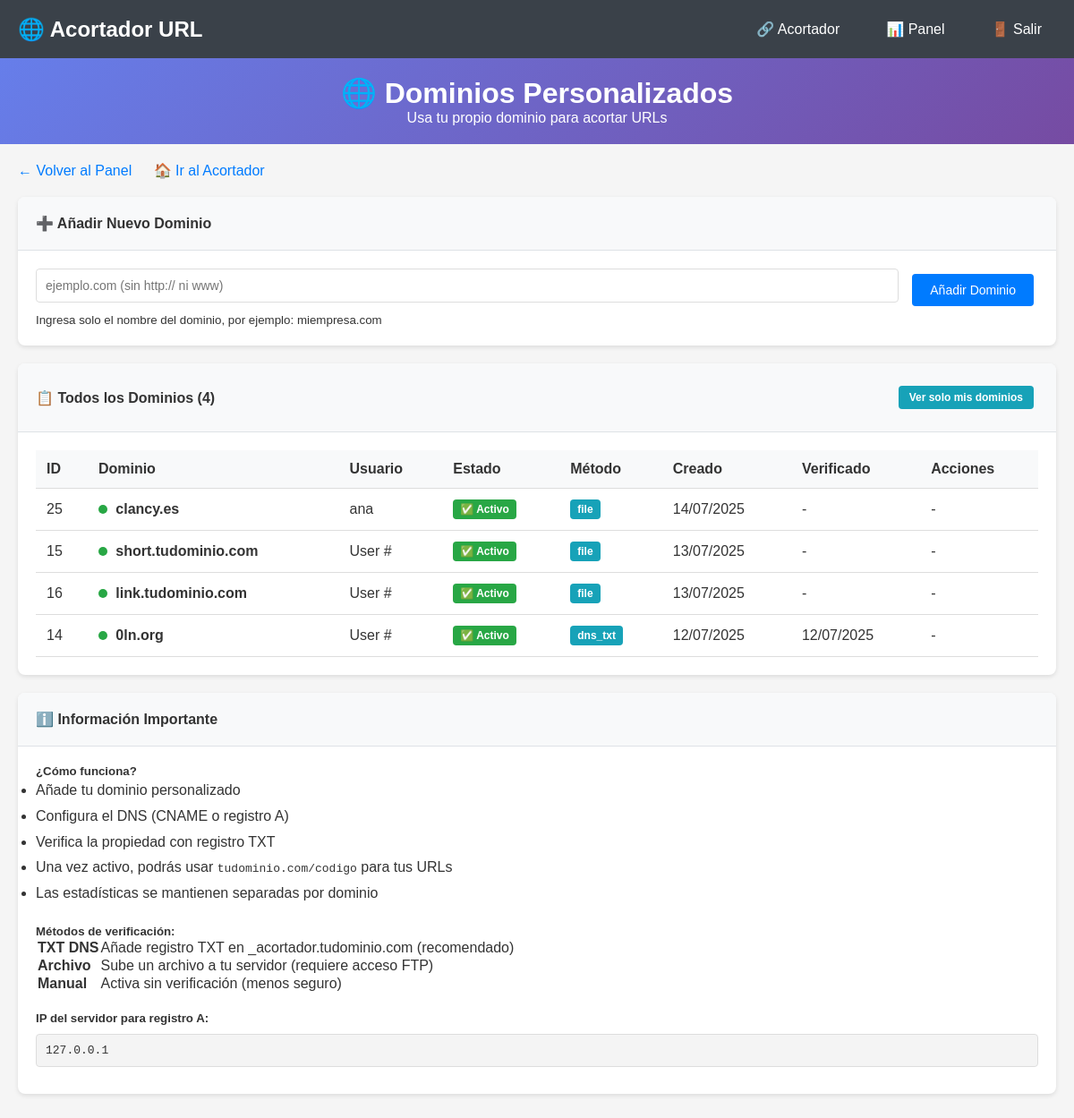
Page /admin/dominios.php?show_all=1 (signed in) on the earlier database version.
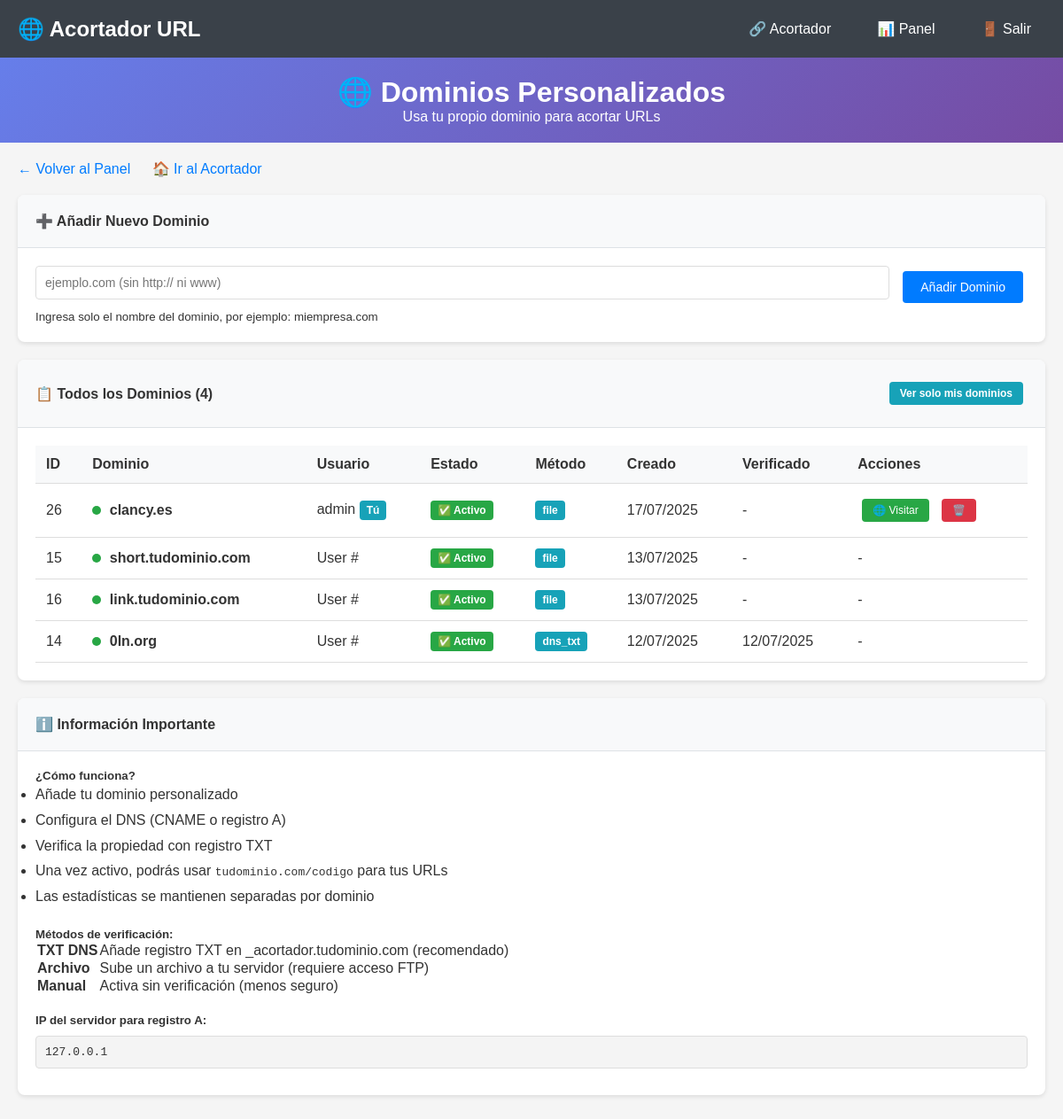
Same page on the later database version.
### tables this page shows
CREATE TABLE `custom_domains` (
  `id` int NOT NULL,
  `user_id` int DEFAULT NULL,
  `domain` varchar(255) NOT NULL,
  `status` enum('pending','active','inactive') DEFAULT 'pending',
  `verification_token` varchar(64) DEFAULT NULL,
  `verified_at` timestamp NULL DEFAULT NULL,
  `created_at` timestamp NULL DEFAULT CURRENT_TIMESTAMP,
  `updated_at` timestamp NULL DEFAULT CURRENT_TIMESTAMP ON UPDATE CURRENT_TIMESTAMP,
  `ssl_enabled` tinyint(1) DEFAULT '0',
  `verification_method` varchar(50) DEFAULT NULL
);

CREATE TABLE `users` (
  `id` int NOT NULL,
  `username` varchar(50) NOT NULL,
  `email` varchar(100) NOT NULL,
  `password` varchar(255) NOT NULL,
  `full_name` varchar(100) NOT NULL,
  `status` enum('active','banned','pending') DEFAULT 'active',
  `role` enum('user','admin') DEFAULT 'user',
  `created_at` timestamp NULL DEFAULT CURRENT_TIMESTAMP,
  `updated_at` timestamp NULL DEFAULT CURRENT_TIMESTAMP ON UPDATE CURRENT_TIMESTAMP,
  `last_login` timestamp NULL DEFAULT NULL,
  `email_verified` tinyint(1) DEFAULT '0',
  `verification_token` varchar(255) DEFAULT NULL,
  `password_reset_token` varchar(255) DEFAULT NULL,
  `password_reset_expires` timestamp NULL DEFAULT NULL,
  `banned_reason` text,
  `banned_at` timestamp NULL DEFAULT NULL,
  `banned_by` int DEFAULT NULL,
  `failed_login_attempts` int DEFAULT '0',
  `locked_until` timestamp NULL DEFAULT NULL,
  `is_active` tinyint(1) DEFAULT '1'
);

### admin/dominios.php (the view, shortened to what this page needs)
<?php
$user_id = $_SESSION['user_id'];
$is_admin = ($_SESSION['role'] === 'admin');
try {
    $db = new PDO("mysql:host=" . DB_HOST . ";dbname=" . DB_NAME, DB_USER, DB_PASS);
    $db->setAttribute(PDO::ATTR_ERRMODE, PDO::ERRMODE_EXCEPTION);
} catch(PDOException $e) {
    die("Error de conexión: " . $e->getMessage());
}
$showing_all = false;
if ($is_admin && isset($_GET['show_all'])) {
    $stmt = $db->query("
        SELECT cd.*, u.username
        FROM custom_domains cd
        LEFT JOIN users u ON cd.user_id = u.id
        ORDER BY cd.created_at DESC
    ");
    $showing_all = true;
} else {
    $stmt = $db->prepare("SELECT * FROM custom_domains WHERE user_id = ? ORDER BY created_at DESC");
    $stmt->execute([$user_id]);
}
$domains = $stmt->fetchAll();
?>
<!DOCTYPE html>
<html lang="es">
<head>
</head>
<body>
    <div class="simple-menu">
        <div class="simple-menu-container">
            <div class="menu-title">
                🌐 Acortador URL
            </div>
            <div class="menu-links">
                <a href="../">🔗 Acortador</a>
                <a href="panel_simple.php">📊 Panel</a>
                <a href="logout.php">🚪 Salir</a>
            </div>
        </div>
    </div>
    <div class="header">
        <h1>🌐 Dominios Personalizados</h1>
        <p>Usa tu propio dominio para acortar URLs</p>
    </div>
    <div class="container">
        <div class="back-links">
            <a href="panel_simple.php">← Volver al Panel</a>
            <a href="../">🏠 Ir al Acortador</a>
        </div>
        <div class="card">
            <div class="card-header">
                ➕ Añadir Nuevo Dominio
            </div>
            <div class="card-body">
                <form method="POST" class="form-inline">
                    <input type="text" name="domain" class="form-control" style="flex: 1;"
                           placeholder="ejemplo.com (sin http:// ni www)" required>
                    <button type="submit" class="btn btn-primary">
                        <i class="bi bi-plus-circle"></i> Añadir Dominio
                    </button>
                </form>
                <small class="text-muted">Ingresa solo el nombre del dominio, por ejemplo: miempresa.com</small>
            </div>
        </div>
        <div class="card">
            <div class="card-header">
                <div>
                    📋 <?php echo $showing_all ? 'Todos los Dominios' : 'Mis Dominios'; ?> (<?php echo count($domains); ?>)
                </div>
                <?php if ($is_admin): ?>
                    <div class="view-toggle">
                        <?php if ($showing_all): ?>
                            <a href="?" class="btn btn-sm btn-info">Ver solo mis dominios</a>
                        <?php else: ?>
                            <a href="?show_all=1" class="btn btn-sm btn-info">Ver todos los dominios</a>
                        <?php endif; ?>
                    </div>
                <?php endif; ?>
            </div>
            <div class="card-body">
                <?php if (empty($domains)): ?>
                    <p style="text-align: center; color: #666; padding: 40px;">
                        <?php echo $showing_all ? 'No hay dominios configurados en el sistema.' : 'No tienes dominios personalizados configurados.'; ?>
                    </p>
                    <div class="alert-help">
                        <h5>🚀 ¿Cómo empezar?</h5>
                        <ol>
                            <li>Añade tu dominio usando el formulario de arriba</li>
                            <li>Configura el DNS de tu dominio para que apunte a nuestro servidor</li>
                            <li>Añade el registro TXT para verificar la propiedad</li>
                            <li>¡Listo! Ya puedes crear URLs con tu dominio</li>
                        </ol>
                    </div>
                <?php else: ?>
                    <div style="overflow-x: auto;">
                        <table class="domain-table">
                            <thead>
                                <tr>
                                    <th>ID</th>
                                    <th>Dominio</th>
                                    <?php if ($is_admin && $showing_all): ?>
                                    <th>Usuario</th>
                                    <?php endif; ?>
                                    <th>Estado</th>
                                    <th>Método</th>
                                    <th>Creado</th>
                                    <th>Verificado</th>
                                    <th>Acciones</th>
                                </tr>
                            </thead>
                            <tbody>
                                <?php foreach ($domains as $domain): ?>
                                <?php
                                $is_my_domain = ($domain['user_id'] == $user_id);
                                ?>
                                <tr id="domain-<?php echo $domain['id']; ?>">
                                    <td><?php echo $domain['id']; ?></td>
                                    <td>
                                        <strong>
                                            <span class="status-indicator status-<?php echo $domain['status']; ?>"></span>
                                            <?php echo htmlspecialchars($domain['domain']); ?>
                                        </strong>
                                    </td>
                                    <?php if ($is_admin && $showing_all): ?>
                                    <td>
                                        <?php echo htmlspecialchars($domain['username'] ?? 'User #' . $domain['user_id']); ?>
                                        <?php if ($is_my_domain): ?>
                                            <span class="badge badge-info">Tú</span>
                                        <?php endif; ?>
                                    </td>
                                    <?php endif; ?>
                                    <td>
                                        <?php if ($domain['status'] === 'active'): ?>
                                            <span class="badge badge-success">✅ Activo</span>
                                        <?php elseif ($domain['status'] === 'pending'): ?>
                                            <span class="badge badge-warning">⏳ Pendiente</span>
                                        <?php else: ?>
                                            <span class="badge badge-danger">❌ Inactivo</span>
                                        <?php endif; ?>
                                    </td>
                                    <td>
                                        <span class="badge badge-info">
                                            <?php echo $domain['verification_method'] ?? 'file'; ?>
                                        </span>
                                    </td>
                                    <td><?php echo date('d/m/Y', strtotime($domain['created_at'])); ?></td>
                                    <td>
                                        <?php echo $domain['verified_at'] ? date('d/m/Y', strtotime($domain['verified_at'])) : '-'; ?>
                                    </td>
                                    <td>
                                        <?php if ($is_my_domain): ?>
                                            <?php if ($domain['status'] === 'pending'): ?>
                                                <button onclick="toggleInstructions(<?php echo $domain['id']; ?>)"
                                                        class="btn btn-sm btn-info">
                                                    📋 Instrucciones
                                                </button>
                                                <button onclick="verificarDominio(<?php echo $domain['id']; ?>)"
                                                        class="btn btn-sm btn-success"
                                                        id="verify-btn-<?php echo $domain['id']; ?>">
                                                    🔍 Verificar
                                                </button>
                                                <form method="POST" style="display: inline;">
                                                    <input type="hidden" name="verify_manual" value="1">
                                                    <input type="hidden" name="domain_id" value="<?php echo $domain['id']; ?>">
                                                    <button type="submit" class="btn btn-sm btn-warning"
                                                            title="Activar sin verificación">
                                                        ⚡ Activar
                                                    </button>
                                                </form>
                                            <?php else: ?>
                                                <a href="http://<?php echo $domain['domain']; ?>"
                                                   target="_blank"
                                                   class="btn btn-sm btn-success">
                                                    🌐 Visitar
                                                </a>
                                            <?php endif; ?>
                                            <form method="POST" style="display: inline;"
                                                  onsubmit="return confirm('¿Estás seguro de eliminar el dominio <?php echo htmlspecialchars($domain['domain']); ?>?\n\nEsta acción no se puede deshacer.');">
                                                <button type="submit" class="btn btn-sm btn-danger"
                                                        title="Eliminar dominio">
                                                    🗑️
                                                </button>
                                            </form>
                                        <?php else: ?>
                                            <span class="text-muted">-</span>
                                        <?php endif; ?>
                                    </td>
                                </tr>
                                <?php endforeach; ?>
                            </tbody>
                        </table>
                    </div>
                <?php endif; ?>
            </div>
        </div>
        <div class="card">
            <div class="card-header">
                ℹ️ Información Importante
            </div>
            <div class="card-body">
                <h5>¿Cómo funciona?</h5>
                <ul style="line-height: 1.8;">
                    <li>Añade tu dominio personalizado</li>
                    <li>Configura el DNS (CNAME o registro A)</li>
                    <li>Verifica la propiedad con registro TXT</li>
                    <li>Una vez activo, podrás usar <code>tudominio.com/codigo</code> para tus URLs</li>
                    <li>Las estadísticas se mantienen separadas por dominio</li>
                </ul>
                <h5 style="margin-top: 20px;">Métodos de verificación:</h5>
                <table class="table table-sm">
                    <tr>
                        <td><strong>TXT DNS</strong></td>
                        <td>Añade registro TXT en _acortador.tudominio.com (recomendado)</td>
                    </tr>
                    <tr>
                        <td><strong>Archivo</strong></td>
                        <td>Sube un archivo a tu servidor (requiere acceso FTP)</td>
                    </tr>
                    <tr>
                        <td><strong>Manual</strong></td>
                        <td>Activa sin verificación (menos seguro)</td>
                    </tr>
                </table>
                <h5 style="margin-top: 20px;">IP del servidor para registro A:</h5>
                <div class="code">
                    <?php echo $_SERVER['SERVER_ADDR'] ?? gethostbyname($_SERVER['SERVER_NAME']) ?? 'Consulta con tu proveedor de hosting'; ?>
                </div>
            </div>
        </div>
    </div>
</body>
</html>

### admin/dominios.php (style rules this page uses)
* { margin: 0; padding: 0; box-sizing: border-box; }
body { font-family: Arial, sans-serif; background: #f5f5f5; color: #333; }
.header { background: linear-gradient(135deg, #667eea 0%, #764ba2 100%); color: white; padding: 20px; text-align: center; }
.header h1 { margin: 0; }
.container { max-width: 1200px; margin: 0 auto; padding: 20px; }
.card { background: white; border-radius: 8px; box-shadow: 0 2px 5px rgba(0,0,0,0.1); margin-bottom: 20px; overflow: hidden; }
.card-header { background: #f8f9fa; padding: 20px; border-bottom: 1px solid #dee2e6; font-weight: bold; display: flex; justify-content: space-between; align-items: center; }
.card-body { padding: 20px; }
.btn { padding: 10px 20px; border: none; border-radius: 4px; cursor: pointer; text-decoration: none; display: inline-block; margin: 5px; font-size: 14px; }
.btn-sm { padding: 6px 12px; font-size: 12px; }
.btn-primary { background: #007bff; color: white; }
.btn-success { background: #28a745; color: white; }
.btn-danger { background: #dc3545; color: white; }
.btn-info { background: #17a2b8; color: white; }
.form-control { width: 100%; padding: 10px; border: 1px solid #ddd; border-radius: 4px; margin-bottom: 10px; font-size: 14px; }
.badge { display: inline-block; padding: 4px 8px; border-radius: 4px; font-size: 12px; font-weight: bold; }
.badge-success { background: #28a745; color: white; }
.badge-info { background: #17a2b8; color: white; }
.domain-table { width: 100%; border-collapse: collapse; }
.domain-table th, .domain-table td { padding: 12px; text-align: left; border-bottom: 1px solid #ddd; }
.domain-table th { background: #f8f9fa; font-weight: bold; }
.code { background: #f4f4f4; padding: 10px; border-radius: 4px; font-family: monospace; margin: 10px 0; word-break: break-all; border: 1px solid #ddd; }
.simple-menu { background-color: #3a4149; padding: 15px 0; color: white; }
.simple-menu-container { max-width: 1200px; margin: 0 auto; padding: 0 20px; display: flex; justify-content: space-between; align-items: center; }
.menu-title { font-size: 1.5em; font-weight: bold; }
.menu-links { display: flex; gap: 20px; }
.menu-links a { color: white; text-decoration: none; padding: 8px 16px; border-radius: 5px; transition: background 0.3s; }
.back-links { margin-bottom: 20px; }
.back-links a { color: #007bff; text-decoration: none; margin-right: 20px; }
.status-indicator { display: inline-block; width: 10px; height: 10px; border-radius: 50%; margin-right: 5px; }
.status-active { background: #28a745; }
.view-toggle { float: right; }
.form-inline { display: flex; gap: 10px; align-items: center; }

Differences in the rows shown:
removed custom_domains: id "25", domain "clancy.es", user.username "ana", status "✅ Activo", verification_method "file", created_at "14/07/2025"
added custom_domains: id "26", domain "clancy.es", user.username "admin", shows "Tú", status "✅ Activo", verification_method "file", created_at "17/07/2025"
